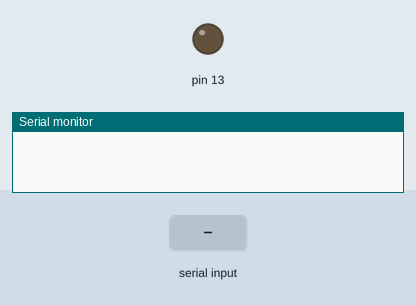
Simulated run of this sketch. Board: Arduino Uno, built with avr-gcc and run on an emulated ATmega328P. Shown: output pins drawn as LEDs (lit = HIGH), the last lines printed to the serial monitor. The inputs (shaded band) are chosen by the test bench.

Above: at 1.2 s.
1.3 s: "1" received over Serial
At 1.7 s:
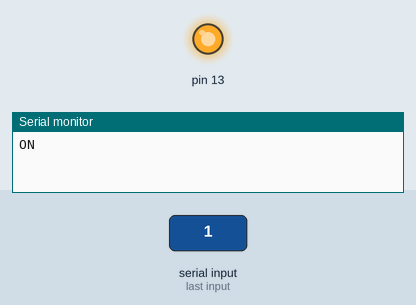
2.8 s: "0" received over Serial
At 4.1 s:
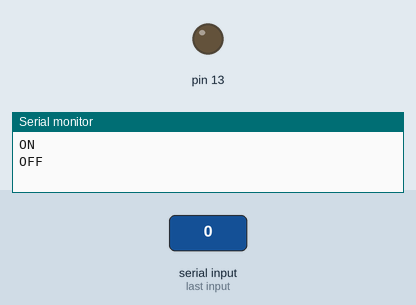
Timing chart, 0 to 5.8 s (numbered marks = the images above; inputs shaded):
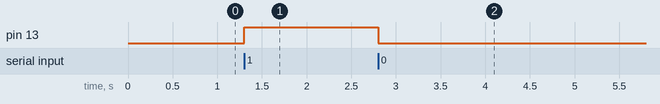

The sketch:

bluetooth-led.ino
```cpp
void setup() {
  // put your setup code here, to run once:
  Serial.begin(9600);
  pinMode(13, OUTPUT);

}

void loop() {
  // put your main code here, to run repeatedly:
    if (Serial.available())
  {
    char BluetoothData=Serial.read();
    switch(BluetoothData)
    {
      case '1' : Serial.println("ON");
                digitalWrite(13, HIGH);
                break;

      case '0' : Serial.println("OFF");
                  digitalWrite(13, LOW);
                  break;
    }

  }

}
```

Measured:
- after the input at 1.3 s, pin 13: LOW → HIGH at once
- after the input at 2.8 s, pin 13: HIGH → LOW at once
